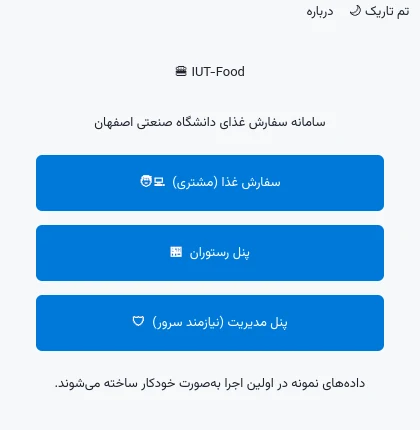
#> input picture docs/screenshots/01_launcher.webp, 420 x 430 px
$ python make_demo_gif.py
#> lines starting #> are read from the running program, lines starting #| are printed output that depends on the picture
#!/usr/bin/env python3
"""Stitch the screenshot gallery into docs/images/demo.gif.

The README's demo section shows an animated walk-through; this script
keeps it in sync with the gallery instead of hand-editing a binary.

    python3 scripts/make_demo_gif.py            # default frame order
    python3 scripts/make_demo_gif.py 01 03 05   # custom frame order

Frames come from docs/screenshots/<name>.webp (the PNG the screenshot
driver writes is converted by convert_screenshots.py first).  Output is
an optimized, infinitely looping GIF capped to 900 px wide so it stays
light enough to load instantly on the GitHub landing page.
"""
import sys
from pathlib import Path

from PIL import Image, ImageSequence

REPO = Path(__file__).resolve().parent.parent
SHOTS = REPO / "docs" / "screenshots"
OUT = REPO / "docs" / "images" / "demo.gif"

DEFAULT_ORDER = [
    "01_launcher", "02_login", "03_client", "04_restaurant_list",
    "05_menu", "06_checkout", "07_profile_wallet", "08_tracking",
    "09_admin", "11_client_dark", "12_checkout_dark", "13_admin_server",
]
MAX_WIDTH = 900
FRAME_MS = 1500


def load_frames(order):
    frames = []
    for name in order:
        path = SHOTS / f"{name}.webp"
        if not path.exists():
            print(f"skip (missing): {path.name}")
            continue
        with Image.open(path) as im:
#> im is the input picture: PIL image 420x430 RGB; mean R, G, B 165.7, 205.9, 237
            im.seek(0)  # animated webp sources show their first frame
            frame = im.convert("RGB")
            if frame.width > MAX_WIDTH:
                height = round(frame.height * MAX_WIDTH / frame.width)
                frame = frame.resize((MAX_WIDTH, height), Image.LANCZOS)
            frames.append((name, frame.copy()))
    return frames


def main():
    order = sys.argv[1:] or DEFAULT_ORDER
    frames = load_frames(order)
    if len(frames) < 2:
        raise SystemExit(f"need at least 2 frames, got {len(frames)}")

    first = frames[0][1]
    # Pad every frame onto the first frame's canvas so the loop never jitters.
    normalized = []
    for name, frame in frames:
        canvas = Image.new("RGB", first.size, (24, 24, 28))
        canvas.paste(frame, ((first.width - frame.width) // 2,
                             (first.height - frame.height) // 2))
        normalized.append((name, canvas))
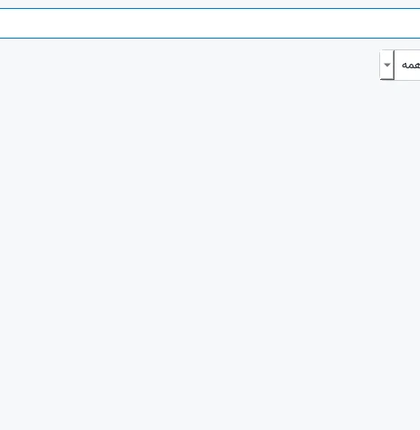
#> canvas: PIL image 420x430 RGB; mean R, G, B 245.4, 247.7, 249.7

    OUT.parent.mkdir(parents=True, exist_ok=True)
    _, first_frame = normalized[0]
    rest = [f for _, f in normalized[1:]]
    first_frame.save(
        OUT, save_all=True, append_images=rest, duration=FRAME_MS, loop=0,
        optimize=True)
    size_kb = OUT.stat().st_size / 1024
    print(f"demo.gif: {len(normalized)} frames, {size_kb:.0f} KiB -> {OUT}")
    print("sequence:", " -> ".join(name for name, _ in normalized))


if __name__ == "__main__":
    main()
